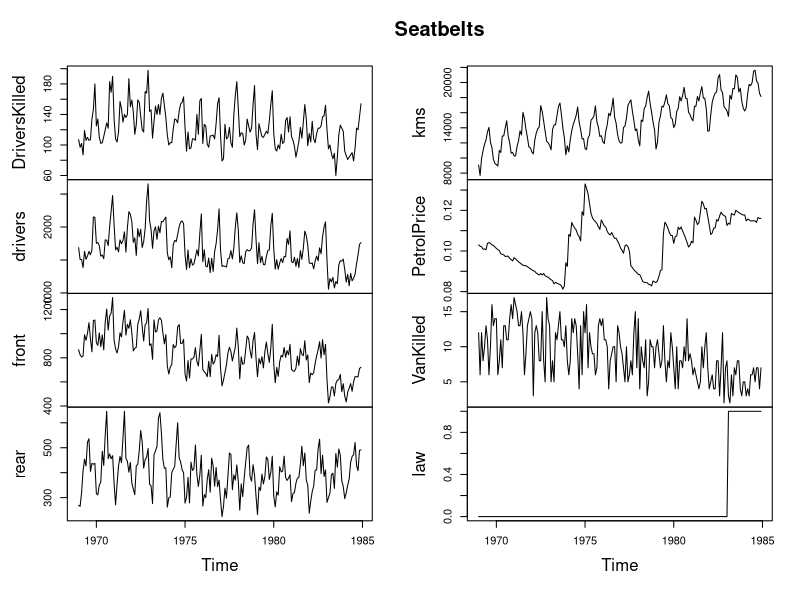
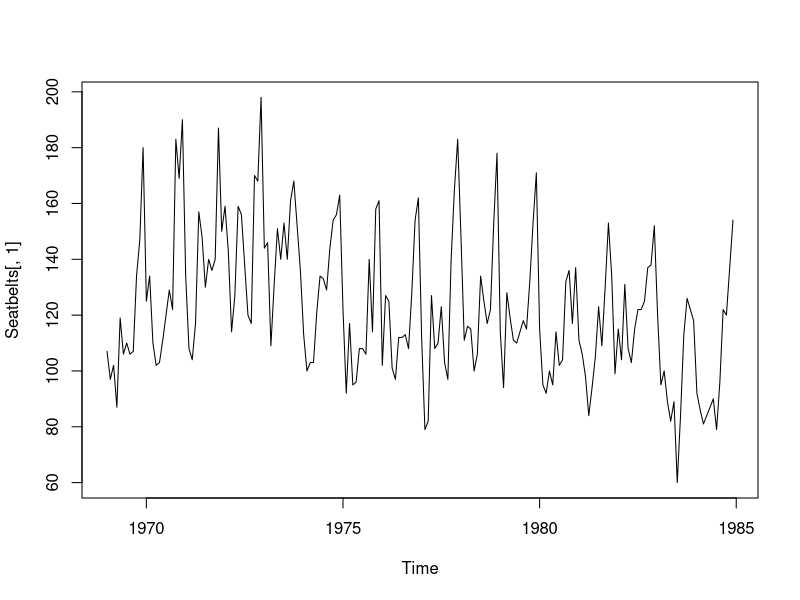

These charts were generated, in order, by the following R code: (Note: this script raises an error after producing the figures.)
df=as.data.frame(cbind(Year = floor(time(Seatbelts) + .01), Month = cycle(Seatbelts), Seatbelts))
names(df)[seq(3,10)]=names(data.frame(Seatbelts))
plot(Seatbelts)
plot(Seatbelts[,1])


require(zoo)
as.yearmon("1 2012", "%m %Y")
format(x, "%m")
pasted=paste(df$Month,df$Year)
mydate=sapply(as.yearmon(pasted, "%m %Y"),function(x) format(x, "%Y%m"))
df$date=mydate
df$total=df[,'drivers']+df[,'front']+df[,'rear']

names(df)[which(names(df)=='front')]='front-seat passengers'
names(df)[which(names(df)=='rear')]='rear-seat passengers'

write.csv(
  df, 
  file = "/home/tunc/Desktop/visualization/hw3/drivers.csv", 
  row.names = F
)

cols=c('drivers','front-seat passengers', 'rear-seat passengers' )
df_scaled=df[,cols]
df_scaled=df_scaled/apply(df_scaled,1,sum)*100

df[,names(df_scaled)]=df_scaled

write.csv(
  df, 
  file = "/home/tunc/Desktop/visualization/hw3/drivers_scaled.csv", 
  row.names = F
)

